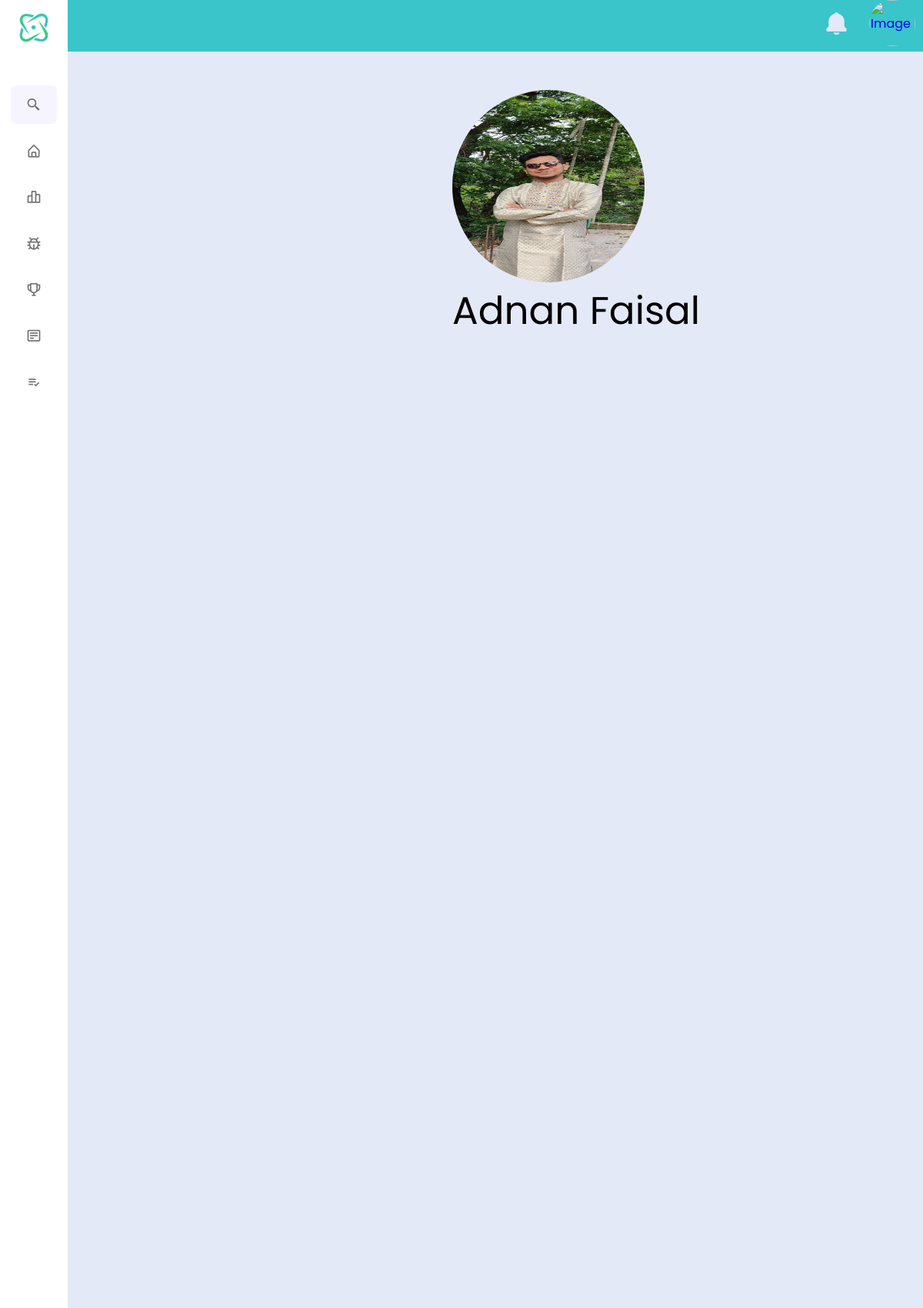
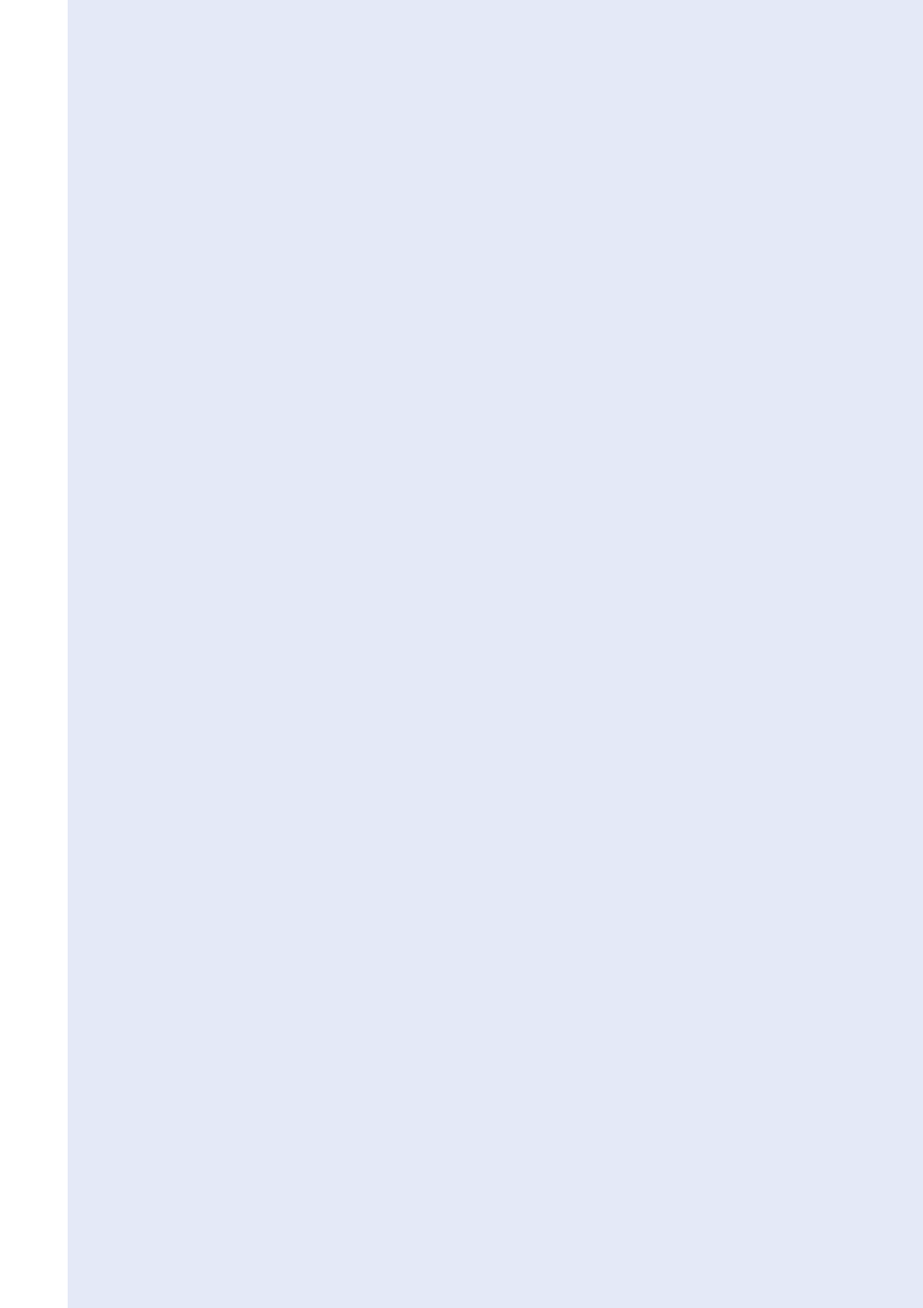
The app's page /profile_page/profilepage.php (upper part) with its own data (2 pictures, top to bottom).
### tables this page shows
CREATE TABLE `registered_people` (
  `Email` varchar(100) NOT NULL,
  `Password` varchar(250) NOT NULL,
  `Name` varchar(100) NOT NULL,
  `codeforces_handle` varchar(100) NOT NULL,
  `codeforces_current_rating` int(15) DEFAULT NULL,
  `codeforces_max_rating` int(15) DEFAULT NULL,
  `codeforces_titlephoto` varchar(100) DEFAULT NULL,
  `codeforces_current_rank` varchar(50) DEFAULT NULL,
  `codeforces_max_rank` varchar(50) DEFAULT NULL,
  `Country` varchar(30) NOT NULL,
  `Institute` varchar(100) NOT NULL,
  `Solved` int(20) NOT NULL,
  `Submission` int(20) NOT NULL,
  `Image` varchar(250) NOT NULL
);

### profile_page/profilepage.php (the view, shortened to what this page needs)
<?php
include("db_conn.php");
$email = "ajfaisal1208023@gmail.com";
$query = "SELECT * FROM `registered_people` WHERE Email='$email'";
$result = mysqli_fetch_assoc(mysqli_query($con, $query));
?>
<!DOCTYPE html>
<html lang="en">
<head>
    <link rel="stylesheet" href="css/style.css">
    <link rel="stylesheet" href="https://toert.github.io/Isolated-Bootstrap/versions/3.3.7/iso_bootstrap3.3.7min.css">
    <link href='https://unpkg.com/boxicons@2.1.4/css/boxicons.min.css' rel='stylesheet'>
</head>
<body>
    <nav class="sidebar close">
        <header>
            <div class="image-text">
                <span class="image">
                    <img src="logo.png" alt="logo">
                </span>
            </div>
        </header>
        <div class="menu-bar">
            <div class="menu">
                <li class="search-box">
                <i class='bx bx-search-alt-2 icon'></i>
                </li>
                <ul class="menu-links">
                    <li class="nav-link">
                        <a href="../dashboard/dashboard.php" id="Dashboard">
                            <i class='bx bx-home-alt icon'></i>
                        </a>
                    </li>
                    <li class="nav-link">
                        <a href="../CodeForcesProfile/CodeForces profile.php" id="CodeForces Profile">
                            <i class='bx bx-bar-chart-alt-2 icon'></i>
                        </a>
                    </li>
                    <li class="nav-link">
                        <a href="#" id="Problems">
                            <i class='bx bx-bug icon'></i>
                        </a>
                    </li>
                    <li class="nav-link">
                        <a href="../Leaderboard/leaderboardPage.php" id="LeaderBoard">
                            <i class='bx bx-trophy icon'></i>
                        </a>
                    </li>
                    <li class="nav-link">
                        <a href="../IUPC details/IUPC.php" id="IUPC Details">
                            <i class='bx bx-detail icon'></i>
                        </a>
                    </li>
                    <li class="nav-link">
                        <a href="#" id="ToDo List">
                            <i class='bx bx-list-check icon'></i>
                        </a>
                    </li>
                </ul>
            </div>
        </div>
    </nav>
    <section class="home">
        <div class="nav-bar">
            <ul class="dp-bell">
                <a href="#">
                    <li class="bell">
                        <i class='bx bxs-bell icon'></i>
                    </li>
                </a>
                <li class="dp">
                    <a href="#" id="profileLink">
                        <img id="userImage" alt="Image" />
                    </a>
                </li>
            </ul>
        </div>
        <div class="light-mode right-partition bootstrap">
            <div class="main-section col-md-12">
                <div class="row section-half" style="background-color: #e4e9f7;">
                    <div style="height: 100%; margin-left: 300px;">
                        <img src="<?php echo '../landingpage/' . $result['Image']; ?>" alt="Not Found" onerror="this.onerror=null; this.src='DP.jpg'; this.alt='Alternative Image'" style="height: 250px; width: 250px; border-radius: 50%;">
                        <p style="font-size: 50px;margin-left: 0px"><?php echo $result['Name']; ?></p>
                    </div>
                </div>
            </div>
        </div>
</body>
</html>

### profile_page/css/style.css (style rules this page uses)
* { font-family: "Poppins", sans-serif; margin: 0; padding: 0; box-sizing: border-box; }
:root { --body-color: #E4E9f7; --sidebar-color: #FFF; --primary-color: #39C5CA; --primary-color-light: #F6F5FF; --toggle-color: #DDD; --text-color: #707070; --text-color-dark: #000000; --bell-color: #39C5CA; --tran-02: all 0.2s ease; --tran-03: all 0.3s ease; --tran-04: all 0.4s ease; --tran-05: all 0.5s ease; }
body { height: 100vh; background-color: var(--body-color); }
.sidebar .image { display: flex; min-width: 60px; align-items: center; }
.sidebar { position: fixed; top: 0; left: 0; padding: 10px 14px; height: 100%; width: 250px; background: var(--sidebar-color); transition: var(--tran-03); z-index: 100; }
.sidebar.close { width: 88px; background: var(--sidebar-color); transition: var(--tran-03); }
.sidebar .image { display: flex; min-width: 60px; align-items: center; justify-content: center; }
.sidebar li { height: 50px; margin-top: 10px; list-style: none; display: flex; align-items: center; }
.sidebar li .icon { display: flex; align-items: center; justify-content: center; font-size: 20px; min-width: 60px; }
.sidebar li .text, .sidebar li .icon { color: var(--text-color); transition: var(--tran-02); }
.sidebar header { position: relative; }
.sidebar .image-text img { width: 40px; border-radius: 6px; }
.sidebar header .image-text { display: flex; align-items: center; }
.sidebar .menu { margin-top: 35px; }
.sidebar .search-box { background: var(--primary-color-light); border-radius: 6px; transition: var(--tran-03); }
.sidebar li a { height: 100%; width: 100%; display: flex; align-items: center; text-decoration: none; border-radius: 6px; transition: var(--tran-04); }
.sidebar .menu-bar { height: calc(100% - 50px); display: flex; flex-direction: column; justify-content: space-between; }
.home { position: relative; overflow-y: auto; display: flex; flex-direction: column; height: 100vh; left: 250px; width: calc(100% - 250px); background: var(--body-color); transition: var(--tran-03); }
.sidebar.close~.home { left: 88px; width: calc(100% - 88px); }
.nav-bar { height: 70px; width: 100%; background: var(--primary-color); }
.dp-bell { display: flex; justify-content: right; align-items: center; margin-top: 0px; margin-right: 10px; list-style: none; }
.bell { font-size: 35px; color: var(--body-color); margin-right: 25px; transition: var(--tran-03); }
.dp-bell .dp img { height: 60px; width: 60px; border-radius: 50%; }
.right-partition { flex-grow: 1; width: 100%; padding: 50px; padding-left: 200px; font-size: 25px; display: flex; flex-direction: column; align-items: center; transition: width 0.3s ease; }
.right-partition { flex-grow: 1; width: 100%; padding: 50px; padding-left: 200px; font-size: 25px; display: flex; flex-direction: column; align-items: center; transition: width 0.3s ease; background-color: var(--right-partition-background-color); }
body .right-partition { background-color: #e4e9f7; transition: background-color 0.3s ease; }

### profile_page/profilepage.php (style rules this page uses)
.section-half { height: 50vh; }
.main-section { width: 100%; height: 100%; }

### records on screen
registered_people: Image (picture), Name "Adnan Faisal"
